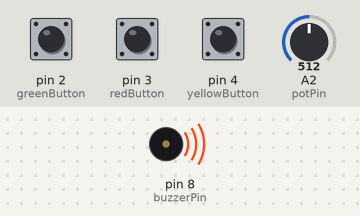
The sketch below on a simulated Arduino Uno, built with avr-gcc and run on an emulated ATmega328P. On the bench: buzzer (waves = sounding). The inputs (shaded band) are chosen by the test bench; at power-on: pin 2 (greenButton) HIGH, pin 3 (redButton) HIGH, pin 4 (yellowButton) HIGH, A2 (potPin) = 512.

Above: at 0.1 s.
Timing chart, 0 to 1.6 s (numbered marks = the images above):
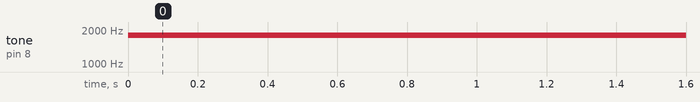

The sketch:

Week10.ino
```cpp
const int potPin = A2;
const int greenButton = 2;
const int redButton = 3;
const int yellowButton = 4;
const int buzzerPin = 8;

void setup() {
  pinMode(greenButton, INPUT_PULLUP);
  pinMode(redButton, INPUT_PULLUP);
  pinMode(yellowButton, INPUT_PULLUP);
  pinMode(buzzerPin, OUTPUT);
}

void loop() {
  int potValue = analogRead(potPin);
  int pitch;

  if (digitalRead(greenButton) == LOW) {
    pitch = map(potValue, 0, 1023, 100, 2400);
  }

  else if (digitalRead(redButton) == LOW) {
    pitch = map(potValue, 0, 1023, 400, 3100);
  }

  else if (digitalRead(yellowButton) == LOW) {
    pitch = map(potValue, 0, 1023, 800, 4100);
  }

  else {
    pitch = map(potValue, 0, 1023, 200, 3400);
  }

  tone(buzzerPin, pitch);
  delay(20);
}
```

Measured:
- by itself, tone on pin 8 (buzzerPin): silent → 1801 Hz at 0.00 s
